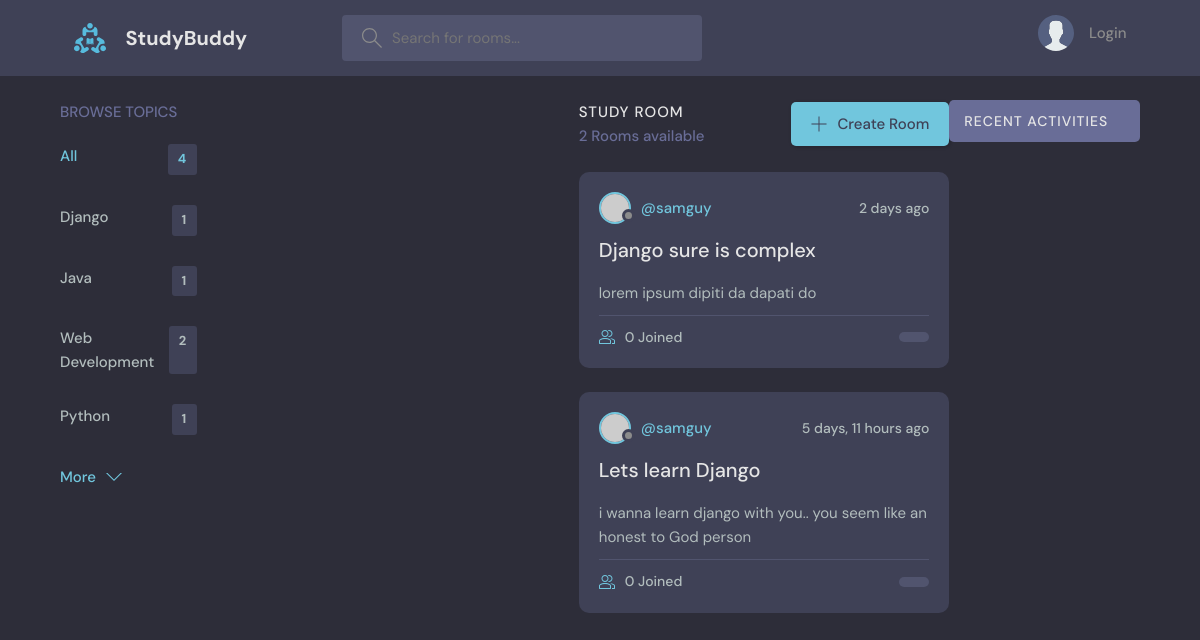
Screenshot of /?q=Django with the database file from the repository.
### base/models.py (models this page shows, shortened)
class Topic(models.Model):
    name = models.CharField(max_length=200)

class Room(models.Model):
    host = models.ForeignKey(User, on_delete=models.SET_NULL, null=True)
    topic = models.ForeignKey(Topic, on_delete=models.SET_NULL, null=True)
    name = models.CharField(max_length=200)
    description = models.TextField(null=True, blank=True)
    participants = models.ManyToManyField(User, related_name='participants', blank=True)
    updated = models.DateTimeField(auto_now=True)
    created = models.DateTimeField(auto_now_add=True)
    class Meta:
        ordering = ['-updated', '-created']

### base/views.py (the view)
# urls.py: 2. Add a URL to urlpatterns:  path('', views.home, name='home')
def home(request):
    q = request.GET.get('q') if request.GET.get('q') is not None else ''
    rooms = Room.objects.filter(Q(topic__name__icontains=q) |
                                Q(name__icontains=q) |
                                Q(description__icontains=q))
    room_count = rooms.count()
    topics = Topic.objects.all()
    room_messages = Message.objects.filter(Q(room__topic__name__icontains=q)
                                           )
    context = {'rooms': rooms, 'topics': topics,
               'room_count': room_count, 'room_messages': room_messages}
    return render(request, 'base/home.html', context)

### base/templates/base/home.html (shortened to what this page needs)
{% extends 'main.html' %}
{% block content %}
    <main class="layout layout--3">
      <div class="container">
        {% include 'base/topics_components.html' %}
        <div class="roomList">
          <div class="roomList__header">
            <div>
              <h2>Study Room</h2>
              <p>{{room_count}} Rooms available</p>
            </div>
            <a class="btn btn--main" href="create-room.html">
              <svg version="1.1" xmlns="http://www.w3.org/2000/svg" width="32" height="32" viewBox="0 0 32 32">
                <title>add</title>
                <path
                  d="M16.943 0.943h-1.885v14.115h-14.115v1.885h14.115v14.115h1.885v-14.115h14.115v-1.885h-14.115v-14.115z"
                ></path>
              </svg>
              Create Room
            </a>
          </div>
          {% include 'base/feed_components.html' %}
        </div>
        {% include 'base/activity_components.html' %}
      </div>
    </main>
{% endblock content %}

### base/templates/base/topics_components.html (shortened to what this page needs)
<div class="topics">
          <div class="topics__header">
            <h2>Browse Topics</h2>
          </div>
          <ul class="topics__list">
            <li>
              <a href="{% url 'home' %}" class="active">All <span>{{ topics.count }}</span></a>
            </li>
            {% for topic in topics %}
            <li>
              <a href="{% url 'home' %}?q={{ topic.name }}">{{ topic.name }} <span>{{topic.room_set.all.count}}</span></a>
            </li>
            {% endfor %}
          </ul>
          <a class="btn btn--link" href="topics.html">
            More
            <svg version="1.1" xmlns="http://www.w3.org/2000/svg" width="32" height="32" viewBox="0 0 32 32">
              <title>chevron-down</title>
              <path d="M16 21l-13-13h-3l16 16 16-16h-3l-13 13z"></path>
            </svg>
          </a>
        </div>
{% for topic in topics %}
    <div>
    </div>
{% endfor %}

### base/templates/base/feed_components.html (shortened to what this page needs)
{% for room in rooms %}
<div class="roomListRoom">
            <div class="roomListRoom__header">
              <a href="{% url 'profile'  room.host.id%}" class="roomListRoom__author">
                <div class="avatar avatar--small">
                  <img src="https://randomuser.me/api/portraits/women/11.jpg" />
                </div>
                <span>@{{ room.host.username }}</span>
              </a>
              <div class="roomListRoom__actions">
                <span>{{ room.created|timesince}} ago</span>
              </div>
            </div>
            <div class="roomListRoom__content">
              <a href="{% url 'room' room.id %}">{{ room.name}}</a>
              <p>
                  {{ room.description }}
              </p>
            </div>
            <div class="roomListRoom__meta">
              <a href="{% url 'room' room.id %}" class="roomListRoom__joined">
                  {{ room.participants.all.count}} Joined
              </a>
              <p class="roomListRoom__topic">{{ rooom.topic.name }}</p>
            </div>
          </div>
{% endfor %}

### static/styles/style.css (style rules this page uses)
:root { --color-main: #71c6dd; --color-main-light: #e1f6fb; --color-dark: #3f4156; --color-dark-medium: #51546e; --color-dark-light: #696d97; --color-light: #e5e5e5; --color-gray: #8b8b8b; --color-light-gray: #b2bdbd; --color-bg: #2d2d39; --color-success: #5dd693; --color-error: #fc4b0b; }
* { font-family: "DM Sans", -apple-system, BlinkMacSystemFont, "Segoe UI", Roboto, Oxygen, Ubuntu, Cantarell, "Open Sans", "Helvetica Neue", sans-serif; margin: 0; padding: 0; box-sizing: border-box; text-rendering: optimizeLegibility; font-size: inherit; }
html { font-size: 56.25%; }
@media only screen and (min-width: 1200px) { html { font-size: 62.5%; } }
body { line-height: 1.6; font-weight: 400; font-size: 1.5rem; color: var(--color-light-gray); background-color: var(--color-bg); min-height: 100vh; }
img { width: 100%; }
a { display: inline-block; color: var(--color-main); text-decoration: none; }
.container { max-width: 120rem; width: 90%; margin: auto; }
.btn { background-color: transparent; border: none; display: inline-flex; align-items: center; gap: 1rem; cursor: pointer; transition: all ease-in-out 0.3s; padding: 1rem 2rem; border-radius: 5px; box-shadow: 1px 1px 3px 1px rgba(0, 0, 0, 0.15); font-weight: 500; }
.btn--link { border-radius: 0; padding: 0; color: var(--color-main); box-shadow: none; }
.btn--main { background-color: var(--color-main); color: var(--color-dark); }
.btn > svg { fill: currentColor; width: 1.6rem; height: 1.6rem; }
.avatar { position: relative; display: inline-block; border-radius: 50%; border: 2px solid var(--color-main); }
.avatar img { display: block; border-radius: 50%; object-fit: cover; object-position: center; }
.avatar::after { content: ""; display: block; position: absolute; background-color: var(--color-gray); z-index: 111; border-radius: 50%; border: 0.3rem solid var(--color-dark); }
.avatar.avatar--small img { width: 2.8rem; height: 2.8rem; }
.avatar.avatar--small:after { width: 0.7rem; height: 0.7rem; bottom: 0px; right: -6px; }
.layout { margin-top: 2.4rem; }
.layout > .container { display: flex; justify-content: space-between; align-items: flex-start; }
.layout--3 > .container > div:first-child { flex-basis: 18%; max-width: 22.5rem; }
.layout--3 > .container > div:nth-child(2) { flex-basis: 50%; }
.topics__header { margin-bottom: 2rem; }
.topics__header h2 { text-transform: uppercase; font-weight: 500; color: var(--color-dark-light); }
.topics__list { list-style: none; }
.topics__list li a { display: flex; justify-content: space-between; margin-bottom: 3rem; font-weight: 500; color: var(--color-light-gray); transition: all 0.3s ease-in-out; }
.topics__list li a.active, .topics__list li a:hover { color: var(--color-main); }
.topics__list li a span { padding: 0.5rem 1rem; background-color: var(--color-dark); border-radius: 3px; font-size: 1.3rem; font-weight: 700; letter-spacing: 1px; }
.roomList__header { display: flex; justify-content: space-between; align-items: center; margin-bottom: 2.4rem; }
.roomList__header h2 { text-transform: uppercase; font-weight: 500; color: var(--color-light); letter-spacing: 1px; }
.roomList__header p { font-weight: 500; color: var(--color-dark-light); }
.roomListRoom { margin-bottom: 2.4rem; background-color: var(--color-dark); border-radius: 1rem; padding: 2rem; }
.roomListRoom__header { display: flex; justify-content: space-between; align-items: center; }
.roomListRoom__author { font-weight: 500; display: flex; align-items: center; gap: 1rem; }
.roomListRoom__actions { display: flex; align-items: flex-start; gap: 1rem; position: relative; }
.roomListRoom__actions span { font-size: 1.4rem; font-weight: 500; }
.roomListRoom__content { margin: 1rem 0; }
.roomListRoom__content a { font-size: 2rem; font-weight: 500; margin-bottom: 1.5rem; color: var(--color-light); transition: all 0.3s ease-in-out; }
.roomListRoom__meta { border-top: 1px solid var(--color-dark-medium); padding-top: 1rem; display: flex; align-items: center; justify-content: space-between; }
.roomListRoom__joined { color: var(--color-light-gray); display: flex; align-items: center; gap: 1rem; font-size: 1.4rem; font-weight: 500; }
.roomListRoom__joined svg { fill: var(--color-main); width: 1.6rem; height: 1.6rem; }
.roomListRoom__topic { padding: 5px 1.5rem; background-color: var(--color-dark-medium); border-radius: 5rem; font-weight: 500; font-size: 1.3rem; }

### rows the page displays
Topic: name "Django", room_set.all.count "1"
Topic: name "Java", room_set.all.count "1"
Topic: name "Web Development", room_set.all.count "2"
Topic: name "Python", room_set.all.count "1"
Room: host.username "samguy", created "2 days", name "Django sure is complex", description "lorem ipsum dipiti da dapati do", participants.all.count "0"
Room: host.username "samguy", created "5 days, 11 hours", name "Lets learn Django", description "i wanna learn django with you.. you seem like an honest to God person", participants.all.count "0"

### other values shown
{{ topics.count }} "4"
{{ room_count }} "2"
